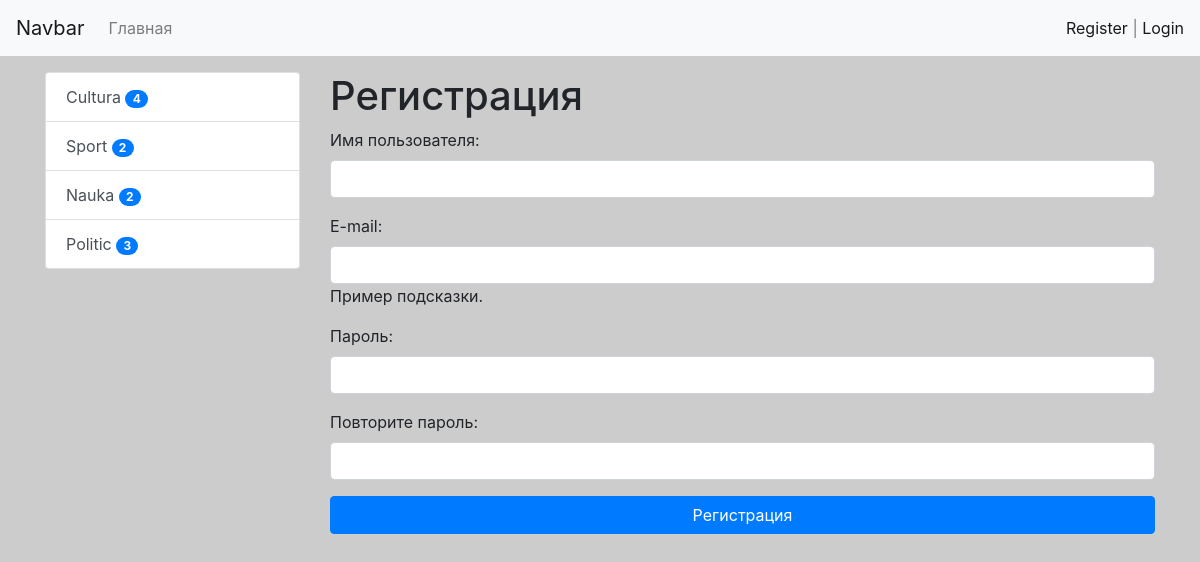
Screenshot of /register/ with the database file from the repository.
### news/models.py (models this page shows, shortened)
class Category(models.Model):
    title = models.CharField(max_length=150, db_index=True)
    def get_absolute_url(self):
        return reverse('category', kwargs={'category_id': self.pk})# category and category_id from news/urls.py, it names
    class Meta:
        verbose_name = 'Category'
        verbose_name_plural = 'Categories'

### news/views.py (the view)
# urls.py: path('register/', register, name='register'),
def register(request):
    if request.method == 'POST':
        form = UserRegisterForm(request.POST)
        if form.is_valid():
            user = form.save()
            messages.success(request, 'Вы успешны зарегистрированы .')
            return redirect('login')
        else:
            messages.error(request, 'Ошибка регистации.')
    else:
        form = UserRegisterForm()
    return render(request, 'news/register.html', {'form': form})

### news/forms.py
class UserRegisterForm(UserCreationForm):
    username = forms.CharField(
        label='Имя пользователя',
        widget=forms.TextInput(attrs={"class": "form-control", 'autocomplete': 'off'}))#автокомплит убирает подсказку
    password1 = forms.CharField(
        label='Пароль',
        widget=forms.TextInput(attrs={"class": "form-control"}))
    password2 = forms.CharField(
        label='Повторите пароль',
        widget=forms.TextInput(attrs={"class": "form-control"}))
    email = forms.EmailField(
        label='E-mail',
        help_text='Пример подсказки.',
        widget=forms.EmailInput(attrs={"class": "form-control"}))
    class Meta:
        model = User
        fields = ['username', 'email', 'password1', 'password2']

### news/templatetags/news_tags.py (called while the page is built)
@register.inclusion_tag('news/list_categories.html')
def show_categories():
    categories = Category.objects.annotate(cnt=Count('news', filter=F('news__is_published'))).filter(cnt__gt=0)
    return {"categories": categories}

### news/templates/news/register.html (shortened to what this page needs)
{% extends 'base.html' %}
{% block sidebar %}
 {% include 'inc/_sidebar.html' %}
{% endblock%}
{% block content %}
<h1>Регистрация</h1>
<form  method="post">
    {{ form.as_p }}
    <button type="submit" class="btn btn-primary btn-block">Регистрация</button>
</form>
{% endblock%}

### news/templates/news/list_categories.html
<div class="list-group">
    {% for item in categories %}
         <a href="{{ item.get_absolute_url }}" class="list-group-item list-group-item-action">{{ item.title }} <span class="badge badge-primary badge-pill">{{ item.cnt }}</span></a>
    {% endfor %}
</div>

### rows the page displays
Category: title "Cultura", cnt "4"
Category: title "Sport", cnt "2"
Category: title "Nauka", cnt "2"
Category: title "Politic", cnt "3"
